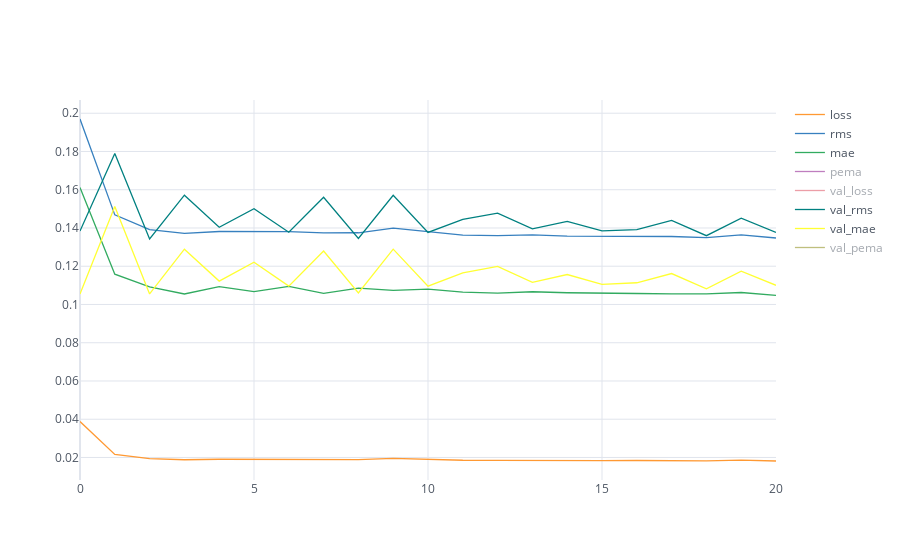

Notebook code for this chart:
### Code cell
results.iplot()

### Figure 1 — Plotly figure (JSON) as saved in the notebook; plotly's stock layout.template omitted (floating-point values rounded to 4 significant figures)
{"data": [{"line": {"color": "rgba(255, 153, 51, 1.0)", "dash": "solid", "shape": "linear", "width": 1.3}, "mode": "lines", "name": "loss", "text": "", "type": "scatter", "x": [0, 1, 2, 3, 4, 5, 6, 7, 8, 9, 10, 11, 12, 13, 14, 15, 16, 17, 18, 19, 20], "y": [0.0388, 0.02157, 0.01936, 0.01882, 0.01909, 0.01912, 0.01908, 0.0189, 0.01891, 0.01958, 0.01903, 0.01856, 0.0185, 0.0186, 0.01843, 0.01839, 0.01844, 0.01838, 0.01823, 0.0186, 0.01816]}, {"line": {"color": "rgba(55, 128, 191, 1.0)", "dash": "solid", "shape": "linear", "width": 1.3}, "mode": "lines", "name": "rms", "text": "", "type": "scatter", "x": [0, 1, 2, 3, 4, 5, 6, 7, 8, 9, 10, 11, 12, 13, 14, 15, 16, 17, 18, 19, 20], "y": [0.197, 0.1469, 0.1392, 0.1372, 0.1382, 0.1383, 0.1381, 0.1375, 0.1375, 0.1399, 0.138, 0.1362, 0.136, 0.1364, 0.1358, 0.1356, 0.1358, 0.1356, 0.135, 0.1364, 0.1348]}, {"line": {"color": "rgba(50, 171, 96, 1.0)", "dash": "solid", "shape": "linear", "width": 1.3}, "mode": "lines", "name": "mae", "text": "", "type": "scatter", "visible": true, "x": [0, 1, 2, 3, 4, 5, 6, 7, 8, 9, 10, 11, 12, 13, 14, 15, 16, 17, 18, 19, 20], "y": [0.1612, 0.1159, 0.1092, 0.1055, 0.1094, 0.1067, 0.1095, 0.1058, 0.1086, 0.1074, 0.1081, 0.1065, 0.1059, 0.1067, 0.1061, 0.1061, 0.1057, 0.1055, 0.1056, 0.1063, 0.1048]}, {"line": {"color": "rgba(128, 0, 128, 1.0)", "dash": "solid", "shape": "linear", "width": 1.3}, "mode": "lines", "name": "pema", "text": "", "type": "scatter", "visible": "legendonly", "x": [0, 1, 2, 3, 4, 5, 6, 7, 8, 9, 10, 11, 12, 13, 14, 15, 16, 17, 18, 19, 20], "y": [635200.0, 787500.0, 805000.0, 843700.0, 813400.0, 856700.0, 816300.0, 845000.0, 811000.0, 887518, 801000.0, 824200.0, 831200.0, 812000.0, 817000.0, 821500.0, 824800.0, 835900.0, 826000.0, 857200.0, 835600.0]}, {"line": {"color": "rgba(219, 64, 82, 1.0)", "dash": "solid", "shape": "linear", "width": 1.3}, "mode": "lines", "name": "val_loss", "text": "", "type": "scatter", "visible": "legendonly", "x": [0, 1, 2, 3, 4, 5, 6, 7, 8, 9, 10, 11, 12, 13, 14, 15, 16, 17, 18, 19, 20], "y": [0.01916, 0.03204, 0.01802, 0.02469, 0.01971, 0.02252, 0.01899, 0.02436, 0.0181, 0.02468, 0.01896, 0.02088, 0.02184, 0.01947, 0.02059, 0.01917, 0.01937, 0.02072, 0.01849, 0.02106, 0.01897]}, {"line": {"color": "rgba(0, 128, 128, 1.0)", "dash": "solid", "shape": "linear", "width": 1.3}, "mode": "lines", "name": "val_rms", "text": "", "type": "scatter", "x": [0, 1, 2, 3, 4, 5, 6, 7, 8, 9, 10, 11, 12, 13, 14, 15, 16, 17, 18, 19, 20], "y": [0.1384, 0.179, 0.1342, 0.1571, 0.1404, 0.1501, 0.1378, 0.1561, 0.1345, 0.1571, 0.1377, 0.1445, 0.1478, 0.1395, 0.1435, 0.1384, 0.1392, 0.1439, 0.136, 0.1451, 0.1377]}, {"line": {"color": "rgba(255, 255, 51, 1.0)", "dash": "solid", "shape": "linear", "width": 1.3}, "mode": "lines", "name": "val_mae", "text": "", "type": "scatter", "x": [0, 1, 2, 3, 4, 5, 6, 7, 8, 9, 10, 11, 12, 13, 14, 15, 16, 17, 18, 19, 20], "y": [0.1054, 0.1513, 0.1055, 0.1289, 0.1122, 0.1221, 0.1096, 0.1279, 0.1061, 0.1289, 0.1096, 0.1166, 0.1199, 0.1116, 0.1157, 0.1105, 0.1114, 0.1162, 0.1082, 0.1174, 0.11]}, {"line": {"color": "rgba(128, 128, 0, 1.0)", "dash": "solid", "shape": "linear", "width": 1.3}, "mode": "lines", "name": "val_pema", "text": "", "type": "scatter", "visible": "legendonly", "x": [0, 1, 2, 3, 4, 5, 6, 7, 8, 9, 10, 11, 12, 13, 14, 15, 16, 17, 18, 19, 20], "y": [17.51, 20.5, 16.12, 18.05, 16.51, 17.38, 16.31, 17.94, 16.1, 18.03, 16.29, 16.84, 17.14, 16.41, 16.74, 16.3, 16.36, 16.75, 16.11, 16.84, 16.2]}], "layout": {"autosize": true, "legend": {"bgcolor": "#FFFFFF", "font": {"color": "#4D5663"}}, "paper_bgcolor": "#FFFFFF", "plot_bgcolor": "#FFFFFF", "title": {"font": {"color": "#4D5663"}}, "xaxis": {"autorange": true, "gridcolor": "#E1E5ED", "range": [0, 20], "showgrid": true, "tickfont": {"color": "#4D5663"}, "title": {"font": {"color": "#4D5663"}, "text": ""}, "type": "linear", "zerolinecolor": "#E1E5ED"}, "yaxis": {"autorange": true, "gridcolor": "#E1E5ED", "range": [0.008229, 0.2069], "showgrid": true, "tickfont": {"color": "#4D5663"}, "title": {"font": {"color": "#4D5663"}, "text": ""}, "type": "linear", "zerolinecolor": "#E1E5ED"}}}
